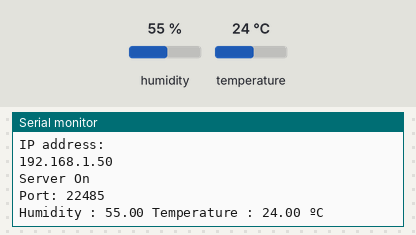
This sketch was run on a simulated ESP8266 (NodeMCU). Shown: the last lines printed to the serial monitor. The test bench sets the inputs (shaded band); at power-on: humidity 55 %, temperature 24 °C. WiFi joins after 1.5 s; servers stay silent unless stated.

Above: at 2.7 s.
2.8 s: humidity set to 22 %
At 2.8 s:
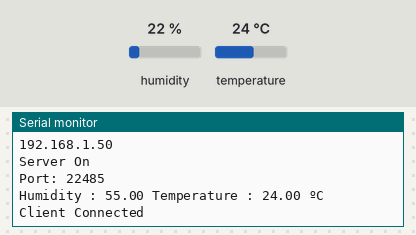
9.8 s: temperature set to 12 °C
At 16.1 s:
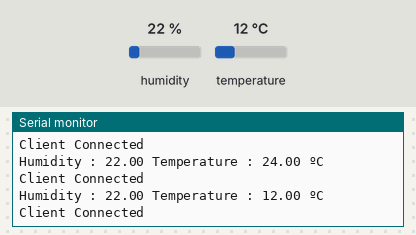
16.8 s: humidity set to 40 %
At 21.7 s:
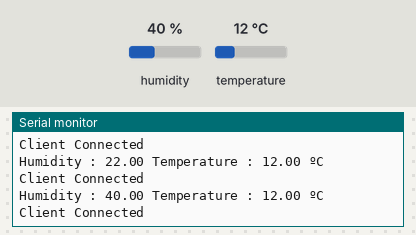
Timing chart, 0 to 23.2 s (numbered marks = the images above; inputs shaded):
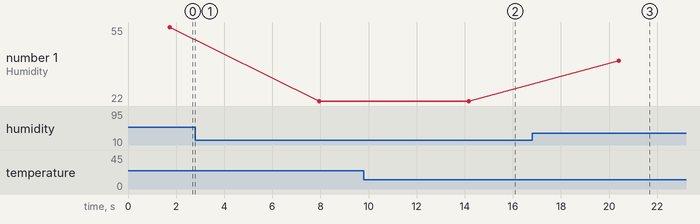

The sketch:

TEMP.ino
```cpp
#include <ESP8266WiFi.h>

#ifndef STASSID
#define STASSID "SecurityLab(2.4)"    //  와이파이 이름
#define STAPSK  "security915"  //와이파이 비밀번호
#endif
#include <DHT.h>
#define PIN_DHT 5
#define PIN_TYPE DHT11
DHT DHTsensor(PIN_DHT, PIN_TYPE);

/*와이파이*/
const char* ssid     = STASSID;
const char* password = STAPSK;

int count = 0;

/*TCP 서버 포트*/
const int tcpPort = 22485;    //  서버로 사용될 포트(지금 예시에서는 22485를 사용)
WiFiServer wifiServer(tcpPort);
void setup() {
  /*시리얼 모니터 보드레이트*/
  Serial.begin(115200);
  /*온습도조절계 초기화*/
   DHTsensor.begin();
  /*WiFi setup*/
  Serial.println();
  Serial.print("Connecting to ");
  Serial.println(ssid);

  WiFi.mode(WIFI_STA);
  WiFi.begin(ssid, password);

  /*와이파이 연결될 때까지 반복*/
  while (WiFi.status() != WL_CONNECTED) {
    delay(500);
    Serial.print(".");
  }

  Serial.println();
  Serial.println("WiFi connected");
  Serial.println("IP address: ");
  Serial.println(WiFi.localIP());

  wifiServer.begin();
  Serial.println("Server On");
  Serial.print("Port: ");
  Serial.println(tcpPort);
  pinMode(PIN_DHT,OUTPUT);
}
void loop() {
 double humidity = DHTsensor.readHumidity();
 double temp = DHTsensor.readTemperature();
 String HUM = "";
 String TEMP ="";
 HUM += humidity;
 TEMP += temp;
 WiFiClient client;

  if (!client.connect("192.168.0.12", 3001)) {
      delay(3000);
     Serial.print("IOT2");
     Serial.print(",");
     Serial.print("HUM/TEMP");
     Serial.print(",");
     Serial.print(humidity);
     Serial.print(",");
     Serial.println(temp);
    Serial.println("Client disconnected");//서버 접속에 실패
    return;
  }
  else
  {
     String recevbline;
     Serial.print("Humidity : ");
     Serial.print(humidity);
     Serial.print(" Temperature : ");
     Serial.print(temp);
     Serial.println(" ºC");
     client.print("IoT1,tmpHum,"+HUM+","+TEMP);
     recevbline = client.readStringUntil('\r');
     Serial.println("Client Connected");
     Serial.println(recevbline);

  }
  delay(5000);
}
```

Measured:
- after the input at 9.8 s, the serial monitor: prints a new line after 4.4 s (image 2)
- after the input at 16.8 s, the serial monitor: prints a new line after 3.6 s (image 3)
- plotted number 1: 55 → 22 after the input at 2.8 s, 22 → 40 after the input at 16.8 s
